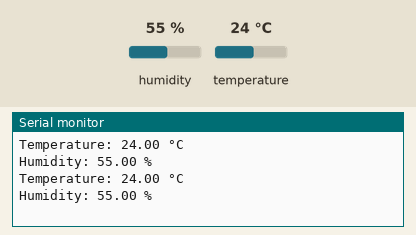
The sketch below on a simulated Arduino Uno, built with avr-gcc and run on an emulated ATmega328P. On the bench: the last lines printed to the serial monitor. Inputs (shaded band) come from the test bench; at power-on: humidity 55 %, temperature 24 °C.

Above: at 2.8 s.
2.9 s: humidity set to 22 %
At 5.1 s:
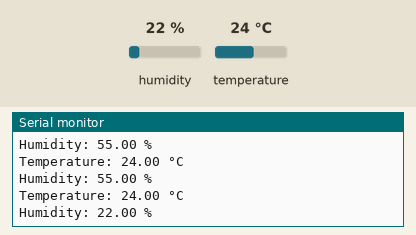
5.6 s: temperature set to 12 °C
At 7.5 s:
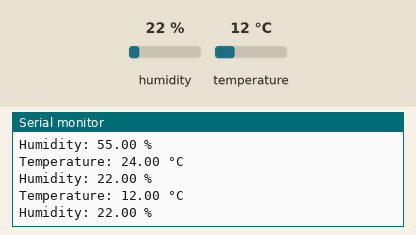
8.3 s: humidity set to 40 %
At 11.1 s:
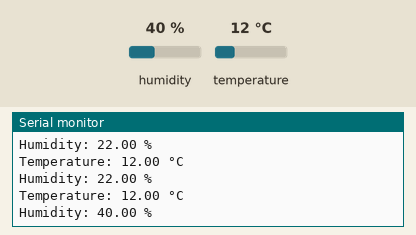
Timing chart, 0 to 12.6 s (numbered marks = the images above; inputs shaded):
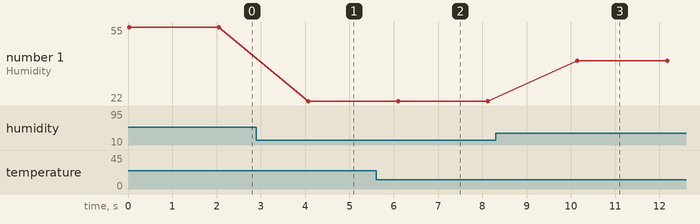

Measured:
- after the input at 2.9 s, the serial monitor: prints a new line after 1.2 s (image 1)
- after the input at 5.6 s, the serial monitor: prints a new line after 0.50 s (image 2)
- after the input at 8.3 s, the serial monitor: prints a new line after 1.8 s (image 3)
- plotted number 1: 55 → 22 after the input at 2.9 s, 22 → 40 after the input at 8.3 s

The sketch:

dht11.ino
```cpp
#include <DHT.h>

#define DHTPIN 4
#define DHTTYPE DHT11

DHT dht(DHTPIN, DHTTYPE);

void setup() {
  Serial.begin(115200);
  dht.begin();
}

void loop() {
  float temperature = dht.readTemperature();
  float humidity = dht.readHumidity();

  if (isnan(temperature) || isnan(humidity)) {
    Serial.println("Failed to read from DHT11!");
    delay(2000);
    return;
  }

  Serial.print("Temperature: ");
  Serial.print(temperature);
  Serial.println(" °C");

  Serial.print("Humidity: ");
  Serial.print(humidity);
  Serial.println(" %");

  delay(2000);
}
```
